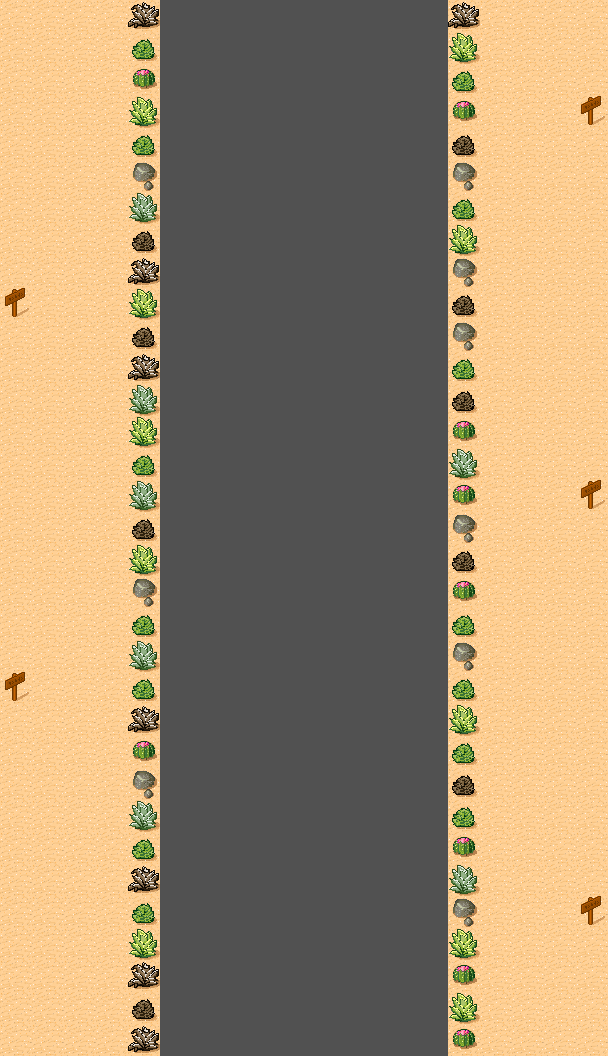

A 2D game scene composited from a Tiled map and its tileset images. What follows is a short description and the map's XML, with each tile layer's data collapsed to a summary:
An orthogonal 19x33 tile map with 32x32 px tiles, 3 tile layers (background, road, decoration).

<map version="1.0" orientation="orthogonal" renderorder="right-down" width="19" height="33" tilewidth="32" tileheight="32" nextobjectid="1">
 <tileset firstgid="1" name="tmw_desert_spacing_custom" tilewidth="32" tileheight="32" spacing="1" margin="1">
  <image source="tmw_desert_spacing_custom.png" width="265" height="199" />
 </tileset>
 <layer name="background" width="19" height="33">
  <data>[627 cells, 627 non-empty, 1 distinct tile ids]</data>
 </layer>
 <layer name="road" width="19" height="33">
  <data>[627 cells, 297 non-empty, 1 distinct tile ids]</data>
 </layer>
 <layer name="decoration" width="19" height="33">
  <data>[627 cells, 71 non-empty, 8 distinct tile ids]</data>
 </layer>
</map>